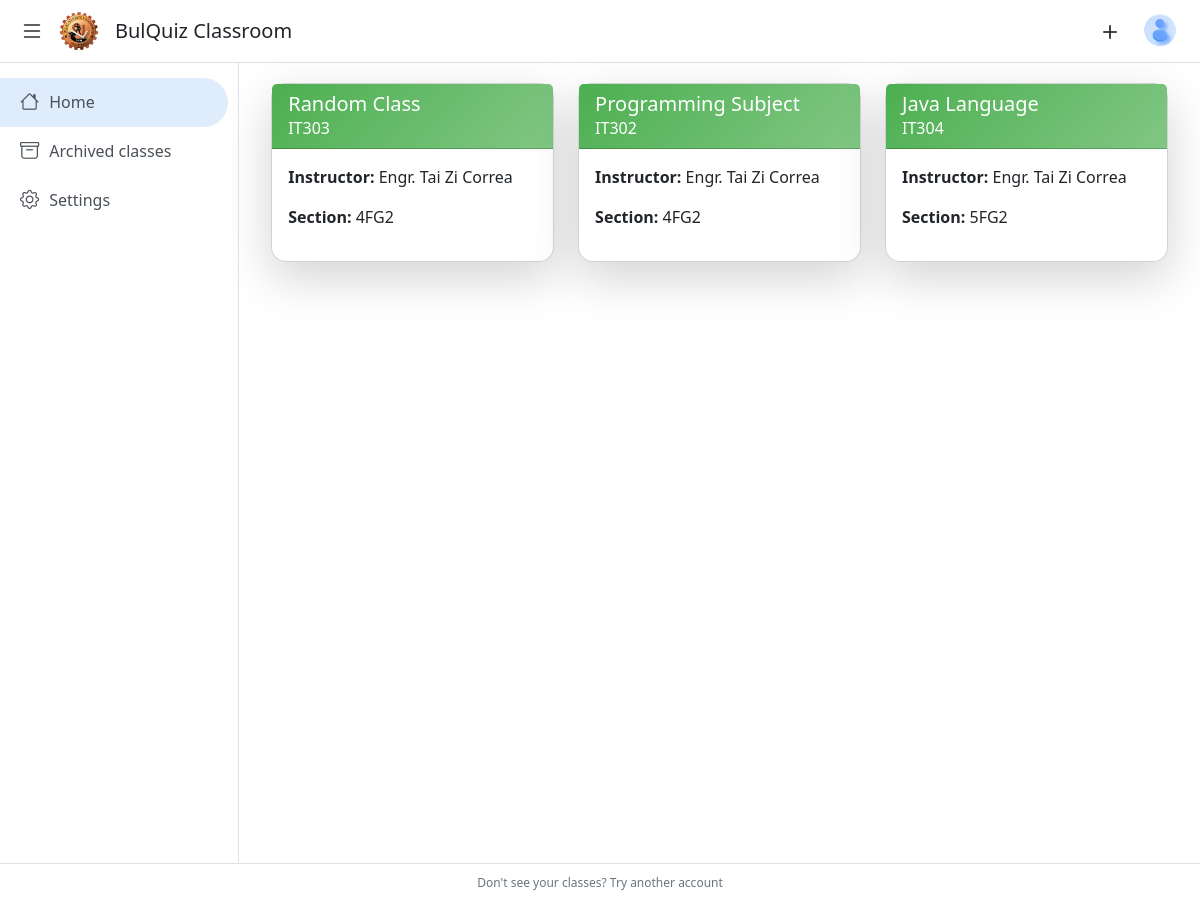
The app's page /landing/ (signed in) with its own data.
### Quiz_App/models.py (models this page shows, shortened)
class Classroom(models.Model):
    teacher = models.ForeignKey(User, on_delete=models.CASCADE)  # Teacher who created the class
    class_name = models.CharField(max_length=100)
    section = models.CharField(max_length=100, blank=True, null=True)
    subject = models.CharField(max_length=100, blank=True, null=True)
    room = models.CharField(max_length=100, blank=True, null=True)
    created_at = models.DateTimeField(auto_now_add=True)
    class_code = models.CharField(max_length=7, null=False, blank=True)  # Class code for joining
    students = models.ManyToManyField(User, related_name='classrooms', blank=True)  # Add this line

### Quiz_App/views.py (the view)
# urls.py: path('landing/', landing_page, name='landing'),
@login_required
def landing_page(request):
    classrooms = []
    if request.user.is_authenticated:
        if request.user.profile.role == 'teacher':
            classrooms = Classroom.objects.filter(teacher=request.user)
        elif request.user.profile.role == 'student':
            classrooms = request.user.classrooms.all()  # Many-to-Many relationship
    join_form = JoinClassForm()
    create_form = CreateClassForm()
    profile_form = ProfileForm(instance=request.user)
    password_form = PasswordChangeForm()
    return render(request, 'Quiz_App/landing_page.html', {
        'classrooms': classrooms,
        'join_form': join_form,
        'create_form': create_form,
        'profile_form': profile_form,
        'password_form': password_form,
    })

### Quiz_App/templates/Quiz_App/landing_page.html (shortened to what this page needs)
<!DOCTYPE html>
<html lang="en">
<head>
    <link href="https://cdn.jsdelivr.net/npm/bootstrap@5.3.0-alpha1/dist/css/bootstrap.min.css" rel="stylesheet">
    <link href="https://cdnjs.cloudflare.com/ajax/libs/bootstrap-icons/1.10.5/font/bootstrap-icons.min.css" rel="stylesheet">
    <link rel="stylesheet" href="https://cdn.jsdelivr.net/npm/sweetalert2@11.6.8/dist/sweetalert2.min.css">
</head>
<body>
    <div class="header">
        <div class="d-flex align-items-center">
            <button class="btn p-0 border-0 bg-transparent" id="menu-toggle" title="Toggle Menu">
            <i class="bi bi-list fs-4" id="menu-icon"></i>
            </button>
            {% load static %}
            <img src="{% static 'BulSULogo.png' %}"  href="{% url 'landing' %}" alt="Logo" class="logo">
            <h5 class="ms-3 mb-0">BulQuiz Classroom</h5>
        </div>
        <div class="d-flex">
            <div class="dropdown">
                <button class="btn p-0 border-0 bg-transparent me-3" type="button" id="addDropdown" data-bs-toggle="dropdown" aria-expanded="false" title="Add or join a class">
                    <i class="bi bi-plus fs-3"></i>
                </button>
            </div>
            <div class="dropdown">
                <button class="btn p-0 border-0 bg-transparent" type="button" id="profileDropdown" data-bs-toggle="dropdown" aria-expanded="false">
                    {% load static %}
                    <img src="{% static 'user_avatar.png' %}" alt="Profile" class="rounded-circle" style="width: 40px; height: 40px;">
                </button>
            </div>
        </div>
    </div>
    <div class="d-flex">
        <div class="sidebar expanded" id="sidebar">
            <a href="#" class="active"><i class="bi bi-house"></i> <span>Home</span></a>
            <a href="#"><i class="bi bi-archive"></i> <span>Archived classes</span></a>
            <a href="#"><i class="bi bi-gear"></i> <span>Settings</span></a>
        </div>
    {% if not classrooms %}
            {% load static %}
    {% endif %}
    {% if classrooms %}
    <div class="container">
        <div class="content-area">
            <div id="classroom-cards" class="row g-4">
                {% for classroom in classrooms %}
                    <div class="col-md-6 col-lg-4">
                        <div class="card shadow-lg h-100" onclick="openClassroom({{ classroom.id }}, '{{ classroom.section }}', '{{ classroom.class_name }}', '{{ classroom.subject }}', '{{ classroom.class_code }}')">
                            <div class="card-header text-white" style="background: linear-gradient(135deg, #4caf50, #81c784);">
                                <h5 class="card-title mb-0">{{ classroom.class_name }}</h5>
                                <p class="mb-0">{{ classroom.subject }}</p>
                            </div>
                            <div class="card-body">
                                {% if user.profile.role == 'student' %}
                                    <p><strong>Instructor:</strong> {{ classroom.teacher.first_name }} {{ classroom.teacher.last_name }}</p>
                                {% elif user.profile.role == 'teacher' %}
                                    <p><strong>Room:</strong> {{ classroom.room }}</p>
                                {% endif %}
                                <p><strong>Section:</strong> {{ classroom.section }}</p>
                            </div>
                        </div>
                    </div>
                {% endfor %}
            </div>
        </div>
        </div>
    </div>
    {% endif %}
                                    {% load static %}
    <div class="footer">
        <p>Don't see your classes? Try another account</p>
    </div>
</body>
</html>

### Quiz_App/templates/Quiz_App/landing_page.html (style rules this page uses)
body { background-color: #fff; }
.sidebar { min-height: 100vh; background-color: #fff; border-right: 1px solid #dee2e6; padding: 15px 0; transition: width 0.3s; overflow: hidden; }
.sidebar.expanded { width: 300px; }
.sidebar a { color: #495057; text-decoration: none; display: flex; align-items: center; padding: 10px 20px; font-weight: 500; }
.sidebar a:hover, .sidebar a.active { background-color: rgb(223, 236, 252); border-radius: 5px; border-radius: 0 25px 25px 0; margin-right: 10px; }
.sidebar a i { font-size: 1.2rem; margin-right: 10px; }
.header { background-color: #ffffff; border-bottom: 1px solid #e0e0e0; padding: 10px 20px; display: flex; justify-content: space-between; align-items: center; }
.header img { height: 40px; }
.footer { font-size: 12px; color: #6c757d; text-align: center; padding: 10px; background-color: #ffffff; border-top: 1px solid #e0e0e0; }
.logo { margin-left: 15px; }
.content-area { flex-grow: 1; padding: 20px; }
.card { border-radius: 15px; cursor: pointer; transition: transform 0.3s ease; }

### records on screen
Classroom: class_name "Random Class", subject "IT303", teacher.first_name "Engr. Tai Zi", teacher.last_name "Correa", section "4FG2"
Classroom: class_name "Programming Subject", subject "IT302", teacher.first_name "Engr. Tai Zi", teacher.last_name "Correa", section "4FG2"
Classroom: class_name "Java Language", subject "IT304", teacher.first_name "Engr. Tai Zi", teacher.last_name "Correa", section "5FG2"
